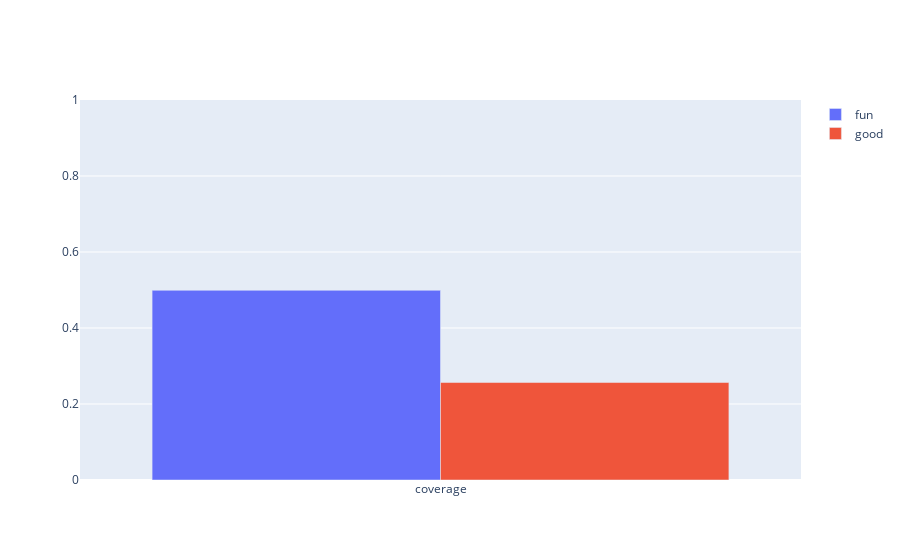

Notebook cell for this chart:
### Code cell
show_feature_coverage(exp)

### Figure 1 — Plotly figure (JSON) as saved in the notebook; plotly's stock layout.template omitted (floating-point values rounded to 4 significant figures)
{"data": [{"name": "fun", "type": "bar", "x": ["coverage"], "y": [0.4992]}, {"name": "good", "type": "bar", "x": ["coverage"], "y": [0.2565]}], "layout": {"yaxis": {"range": [0, 1]}}}
